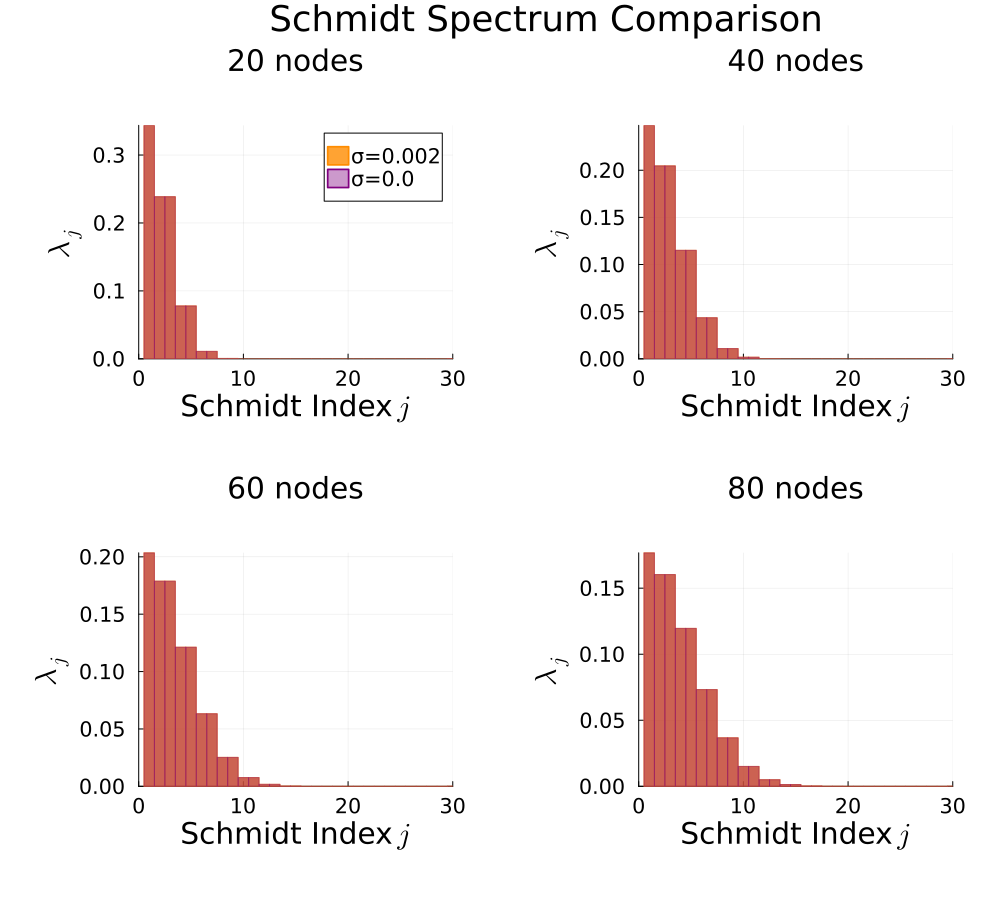

The script that saved this image:
using JLD2, Plots, LaTeXStrings

data_filename_1 = joinpath(@__DIR__, "full_ent_spec_data_0.0.jld2")
data_filename_2 = joinpath(@__DIR__, "full_ent_spec_data_0.002.jld2")
output_filename = joinpath(@__DIR__, "full_ent_spec_plot_both_2x2.png")

try
    data_00 = JLD2.load(data_filename_1)
    results_00 = data_00["entanglement_spectrum_results"]
    sigma_00 = data_00["σ_val"]

    data_0002 = JLD2.load(data_filename_2)
    results_0002 = data_0002["entanglement_spectrum_results"]
    sigma_0002 = data_0002["σ_val"]

    target_N = [20, 40, 60, 80]
    fnt_title, fnt_guide, fnt_tick, fnt_legend = 24, 20, 14, 14

    p_layout = plot(
        layout = (2, 2), 
        size = (1000, 900), 
        plot_title = "Schmidt Spectrum Comparison",
        plot_titlefontsize = fnt_title,
        legend = :topright, 
        legendfontsize = fnt_legend,
        margin = 10Plots.mm      
    )
    
    x_lims = (0, 30)

    for (i, N) in enumerate(target_N)
        label_00 = (i == 1) ? "σ=$sigma_00" : ""
        label_0002 = (i == 1) ? "σ=$sigma_0002" : ""

        if haskey(results_0002, N)
            bar!(p_layout, subplot = i, results_0002[N] .^ 2,
                title = "$N nodes", titlefontsize = fnt_guide,
                xlabel = "Schmidt Index" * L"\: j", ylabel = L"\lambda_j",
                guidefontsize = fnt_guide, tickfontsize = fnt_tick,
                xlims = x_lims, label = label_0002,
                seriescolor = :darkorange, linecolor = :darkorange,
                bar_width = 1, gap = 0, alpha = 0.8, framestyle = :axes)
        end
        
        if haskey(results_00, N)
            bar!(p_layout, subplot = i, results_00[N] .^ 2,
                label = label_00, seriescolor = :purple, linecolor = :purple,
                bar_width = 1, gap = 0, alpha = 0.4, framestyle = :axes)
        end
    end
    savefig(p_layout, output_filename)
catch e
    showerror(stdout, e)
end
